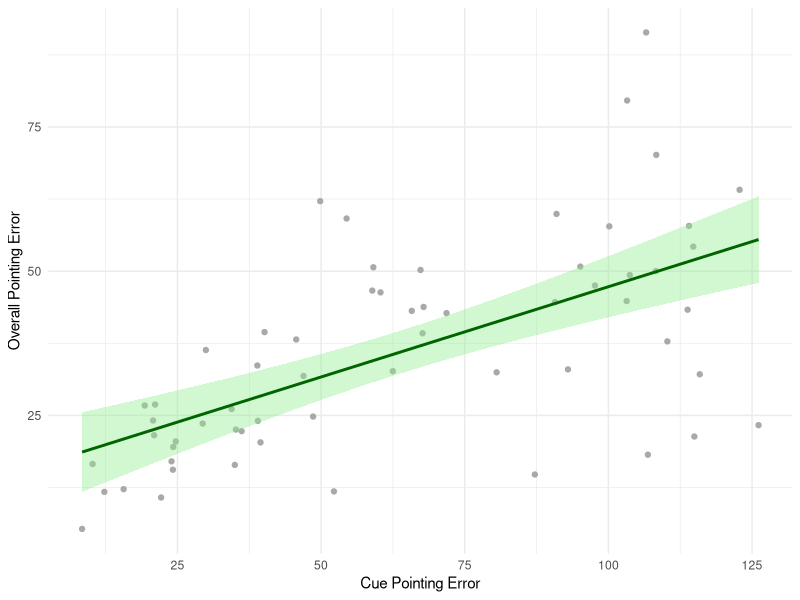
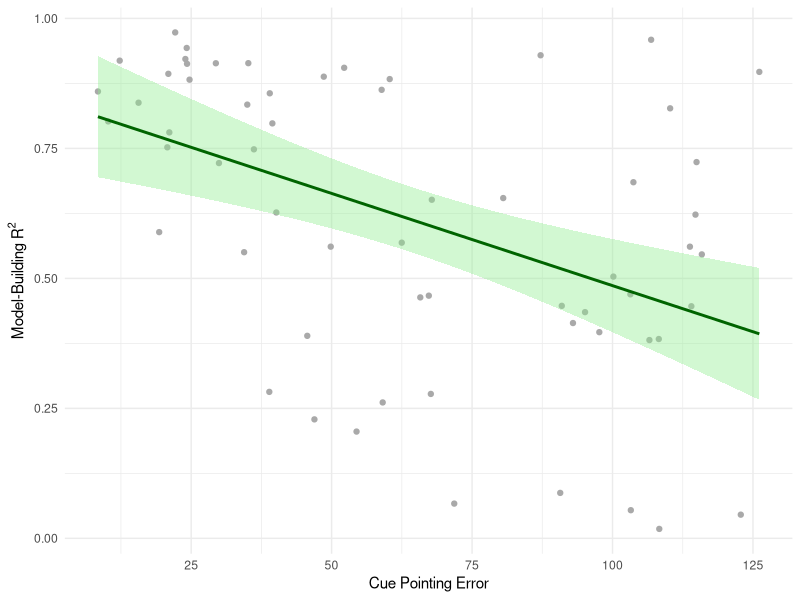
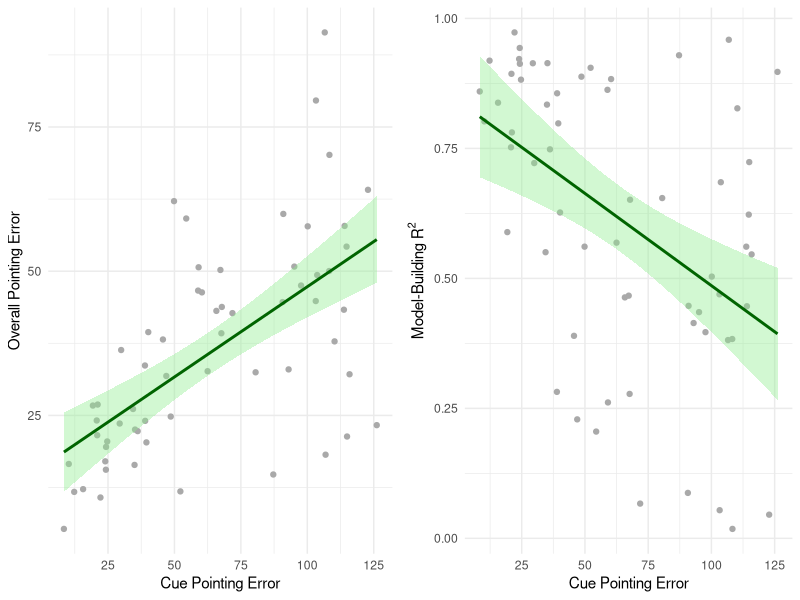

Recreate these plots in R, in order.


#set up data directory
os_sep <- .Platform$file.sep
data_dir <- (paste('C:','Users','eceyuksel','Dropbox (UFL)','EceYuksel', 'VR_Compass Mountain', 'final_data', sep = os_sep))
setwd(data_dir)
getwd()

#Read the data------------------

#get the video game play data, merged
data <- read.csv('exp2_final.csv')
library(dplyr)

# Compute Pearson correlation for pointing
other_pointing <- cor.test(data$overall_pointing, data$correct_absolute_error_other, method = "pearson")

# Print the correlation coefficient
print(other_pointing)


# Compute Pearson correlation for model-building
other_model <- cor.test(data$Overall_rsquared, data$correct_absolute_error_other, method = "pearson")

# Print the correlation coefficient
print(other_model)



library(ggplot2)

# Create a scatter plot with the correlation line for Pointing and Compass Use
pointing_other_plot <- ggplot(data, aes(x = correct_absolute_error_other, y = overall_pointing)) +
  geom_point(color = "darkgrey") +
  geom_smooth(method = "lm", se = TRUE, color = "darkgreen", fill = "lightgreen") +  # Add regression line with CI
  labs(
    x = "Cue Pointing Error",
    y = "Overall Pointing Error")+
  theme_minimal()

# Print the plot
print(pointing_other_plot)

# Create a scatter plot with the correlation line for Model-Building and Compass Use
model_other_plot <- ggplot(data, aes(x = correct_absolute_error_other, y = Overall_rsquared)) +
  geom_point(color = "darkgrey") +
  geom_smooth(method = "lm", se = TRUE, color = "darkgreen", fill = "lightgreen") +  # Add regression line with CI
  labs(
    x = "Cue Pointing Error",
    y = expression("Model-Building R"^2))+
  theme_minimal()

# Print the plot
print(model_other_plot)


library(gridExtra)

grid_plots <- grid.arrange(pointing_other_plot, model_other_plot, ncol = 2, nrow = 1)
print(grid_plots)

ggsave("./output/plots/other_pointing_correlation.jpg", plot = grid_plots, width = 10, height = 4, dpi = 300)
